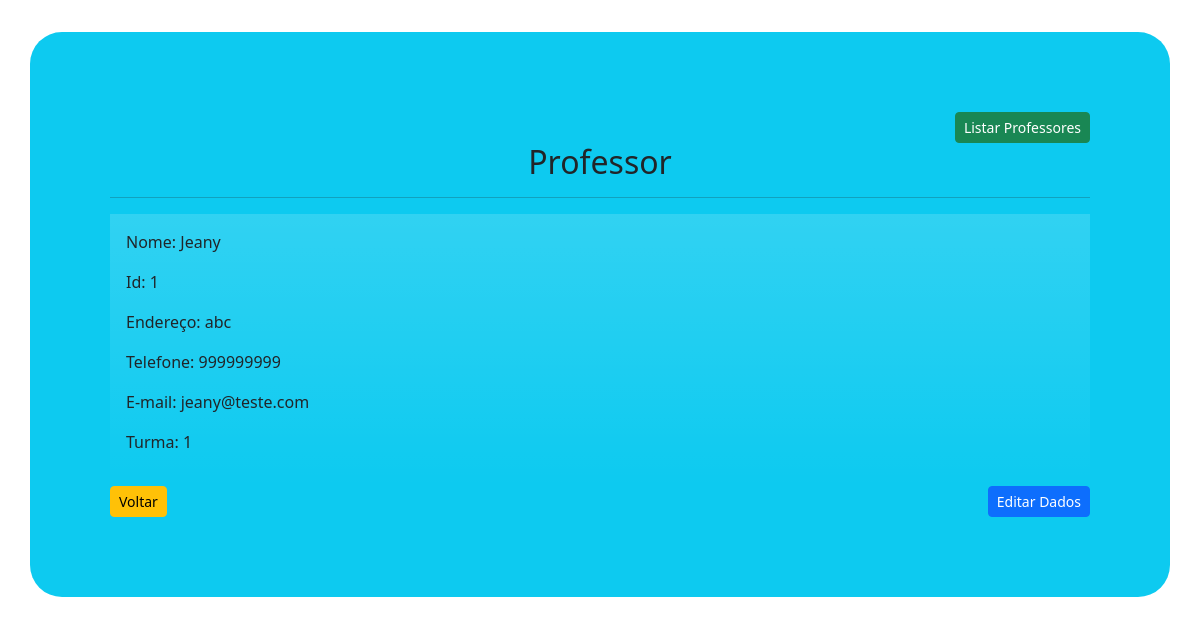
The app's page /visualizarProfessor.php?idProfessor=1 with its own data.
### tables this page shows
CREATE TABLE `professores` (
  `id` int(11) NOT NULL,
  `nome` varchar(60) NOT NULL,
  `email` varchar(100) NOT NULL,
  `endereco` varchar(100) NOT NULL,
  `telefone` varchar(14) NOT NULL,
  `turma` int(11) NOT NULL
);

### visualizarProfessor.php (the view, shortened to what this page needs)
<?php
include "conexao.php";
$erro =0;
if (isset($_GET['idProfessor'])){
    $idProfessor= $_GET['idProfessor'];
    $sql ="select * from professores where id =$idProfessor";
    $seleciona =mysqli_query($conexao,$sql);
    $exibe =mysqli_fetch_array($seleciona);
    $nome =$exibe['nome'];
    $endereco =$exibe['endereco'];
    $telefone =$exibe['telefone'];
    $email =$exibe['email'];
    $turma =$exibe['turma'];
}
else{
    $erro ++;
}
?>
<!doctype html>
<html lang="pt-br">
<head>
    <link href="https://cdn.jsdelivr.net/npm/bootstrap@5.2.0/dist/css/bootstrap.min.css" rel="stylesheet">
    <link rel="stylesheet" href="css/style.css">
</head>
<body>
    <div class="container bg-info pag">
        <div class="text-end">
            <a href="listarAluno.php"><button type="button" class="btn btn-success btn-sm">Listar Professores</button></a>
        </div>
        <h2>Professor</h2>
        <hr>
        <div class="container text-start bg-gradient p-3">
            <?php
            if (!$erro){
                echo "
                    <p> Nome: $nome</p>
                    <p> Id: $idProfessor</p>
                    <p> Endereço: $endereco</p>
                    <p> Telefone: $telefone</p>
                    <p> E-mail: $email</p>
                    <p> Turma: $turma</p>
                ";
            }
            else{
                echo "
                <p> Nenhum Professor foi selecionado! </p>
                <p> Clique em Listar Professores para selecionar um Professor
                ";
            }
            ?>
        </div>
        <div class="row">
            <div class="col text-start">
                <a href="listarProfessor.php"><button type="button" class="btn btn-warning btn-sm">Voltar</button></a>
            </div>
            <div class="col text-end">
                <a href="editarProfessor.php"><button type="button" class="btn btn-primary btn-sm">Editar Dados</button></a>
            </div>
    </div>
</body>
</html>

### css/style.css (style rules this page uses)
.pag { margin-top: 2em; padding: 5em; border-radius: 2em; text-align: center; margin-bottom: 5em; }

### records on screen
professores: nome "Jeany", endereco "abc", telefone "999999999", email "jeany@teste.com", turma "1"

### other values on screen
$idProfessor "1"
